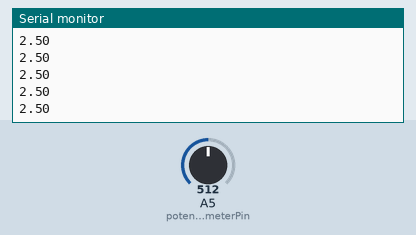
Simulated run of this sketch. Board: Arduino Uno, built with avr-gcc and run on an emulated ATmega328P. Parts: the last lines printed to the serial monitor. The test bench sets the inputs (shaded band); at power-on: A5 (potentiometerPin) = 512.

Above: at 1.2 s.
1.3 s: A5 (potentiometerPin) set to 716
At 1.87 s:
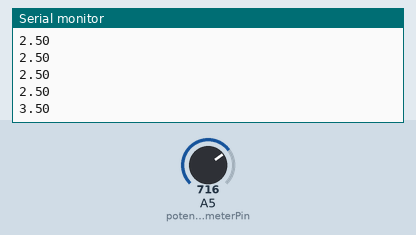
2.8 s: A5 (potentiometerPin) set to 900
At 2.82 s:
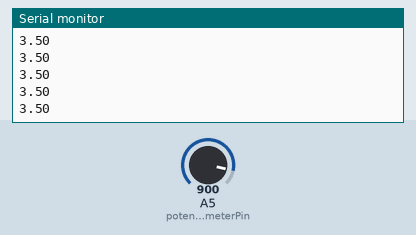
Timing chart, 0 to 5.8 s (numbered marks = the images above; inputs shaded):
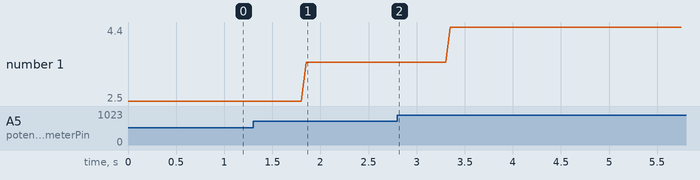

The sketch:

1reading_analog_volatage_potentometer.ino
```cpp
// This turns on the onboard LED for 1s and off for 0.5s repeatedly

int potentiometerPin = A5;
int readValue;
float voltageValue;

void setup(){
    // initialize the digital pin as output
  pinMode(potentiometerPin, INPUT);
  Serial.begin(1200);
}

void loop() {
    readValue = analogRead(potentiometerPin);
    voltageValue = (5.0 / 1023.0) * readValue;
    Serial.println(voltageValue);
}
```

Measured:
- after the input at 1.3 s, the serial monitor: prints a new line after 0.55 s (image 1)
- plotted number 1: 2.5 → 3.5 after the input at 1.3 s, 3.5 → 4.4 after the input at 2.8 s
